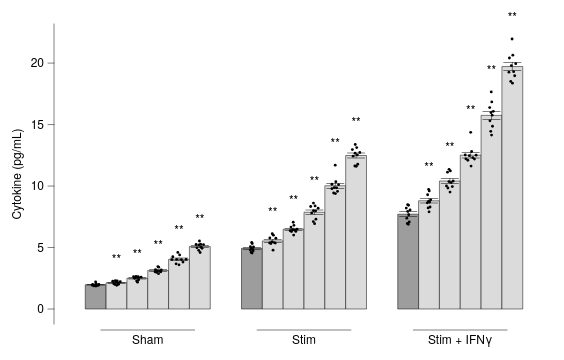

Specify this chart in Vega-Lite:
### Vega-Lite specification from a JSON file in a GitHub repository (floating-point values rounded to 4 significant figures; data arrays with more than 128 entries replaced by an {"elided": "..."} marker saying what was removed)
{"background": null, "config": {"arc": {"fill": "#DBDBDB", "fillOpacity": 1.0, "innerRadius": 37.5, "padAngle": 0.03, "stroke": "black", "strokeOpacity": 1, "strokeWidth": 0.25}, "area": {"fill": "#DBDBDB", "fillOpacity": 1.0, "stroke": "black", "strokeOpacity": 1, "strokeWidth": 0.25}, "axis": {"domain": true, "domainCap": "round", "domainColor": "black", "domainWidth": 0.25, "grid": false, "gridCap": "round", "gridColor": "#F1F1F1", "gridDash": [0, 0], "gridOpacity": 1.0, "gridWidth": 0.25, "labelColor": "black", "labelFont": "Helvetica Neue, HelveticaNeue, Helvetica, Arial, sans-serif", "labelFontSize": 6, "labelFontStyle": "normal", "labelFontWeight": 400, "offset": 0, "ticks": true, "tickCap": "round", "tickColor": "black", "tickRound": false, "tickSize": 3.0, "tickWidth": 0.25, "titleColor": "black", "titleFont": "Helvetica Neue, HelveticaNeue, Helvetica, Arial, sans-serif", "titleFontSize": 6, "titleFontStyle": "normal", "titleFontWeight": 400}, "axisX": {"domain": false, "labelAlign": "center", "labelAngle": 0, "labels": true, "ticks": false, "translate": 0}, "axisY": {"domain": true, "labelAlign": "right", "labelAngle": 0, "labels": true, "ticks": true, "translate": 0}, "axisRight": {"domain": true, "labelAlign": "left", "labelAngle": 0, "labels": true, "ticks": true, "translate": 0}, "axisTop": {"domain": false, "labelAlign": "center", "labelAngle": 0, "labels": true, "ticks": false, "translate": 0}, "axisBand": {"tickOffset": 0}, "bar": {"fill": "#DBDBDB", "fillOpacity": 1.0, "stroke": "black", "strokeOpacity": 1, "strokeWidth": 0.25}, "boxplot": {"size": 13.5, "ticks": {"cornerRadius": 0.25, "fill": "black", "opacity": 1, "size": 6.75, "thickness": 0.25}, "box": {"fillOpacity": 1.0, "stroke": "black", "strokeOpacity": 1, "strokeWidth": 0.25}, "median": {"cornerRadius": 0, "fill": "black", "fillOpacity": 1.0, "opacity": 1, "size": 13.5, "thickness": 0.25}, "rule": {"fill": "black", "fillOpacity": 1.0, "size": 15.0, "stroke": "black", "strokeDash": [0, 0], "strokeOpacity": 1, "strokeWidth": 0.25}, "outliers": {"color": "black", "fill": "black", "fillOpacity": 1.0, "size": 0, "stroke": "black", "strokeOpacity": 1, "strokeWidth": 0.25}}, "circle": {"fill": "black", "fillOpacity": 1.0, "size": 1.875, "stroke": null, "strokeOpacity": 1, "strokeWidth": 0.25}, "errorband": {"band": {"fillOpacity": 0.6, "stroke": null, "strokeWidth": 0.25, "strokeOpacity": 1}, "borders": {"opacity": 0, "strokeOpacity": 1, "strokeWidth": 0.25}}, "errorbar": {"opacity": 1, "rule": {"strokeDash": [0, 0], "strokeWidth": 0.25}, "ticks": {"color": "black", "cornerRadius": 0.125, "opacity": 1, "size": 9.0, "thickness": 0.25}, "thickness": 0.25}, "font": "Helvetica Neue, HelveticaNeue, Helvetica, Arial, sans-serif", "geoshape": {"fill": "#DBDBDB", "fillOpacity": 1.0, "stroke": "black", "strokeOpacity": 1, "strokeWidth": 0.25}, "header": {"labelColor": "black", "labelFont": "Helvetica Neue, HelveticaNeue, Helvetica, Arial, sans-serif", "labelFontSize": 6, "labelFontStyle": "normal", "labelFontWeight": 400, "titleColor": "black", "titleFont": "Helvetica Neue, HelveticaNeue, Helvetica, Arial, sans-serif", "titleFontSize": 6, "titleFontStyle": "normal", "titleFontWeight": 400, "titlePadding": 0}, "legend": {"disable": false, "offset": 4.5, "titlePadding": 4, "labelOffset": 2, "gradientLabelOffset": 2, "columnPadding": 4, "rowPadding": 2, "gradientThickness": 5, "gradientOpacity": 1.0, "gradientStrokeColor": "black", "gradientStrokeWidth": 0.25, "labelColor": "black", "labelFont": "Helvetica Neue, HelveticaNeue, Helvetica, Arial, sans-serif", "labelFontSize": 6, "labelFontStyle": "normal", "labelFontWeight": 400, "strokeColor": "black", "strokeWidth": 0, "symbolSize": 36, "symbolStrokeColor": "black", "symbolStrokeWidth": 0.25, "titleColor": "black", "titleFont": "Helvetica Neue, HelveticaNeue, Helvetica, Arial, sans-serif", "titleFontSize": 6, "titleFontStyle": "normal", "titleFontWeight": 400}, "line": {"color": "black", "stroke": "black", "strokeCap": "butt", "strokeDash": [0, 0], "strokeOpacity": 1, "strokeWidth": 0.5}, "point": {"filled": true, "fill": "#DBDBDB", "fillOpacity": 1.0, "size": 7.5, "stroke": "black", "strokeOpacity": 1, "strokeWidth": 0.25}, "range": {"category": ["#9D9D9D", "#28287D", "#004225", "#47266F", "#00605D", "#DBDBDB", "#7983C1", "#6E927B", "#937FB4", "#699A97"], "diverging": {"scheme": ["#4F4265", "#6A5C82", "#85789D", "#A196B7", "#BDB5CE", "#D8D6DD", "#F6F6F6", "#CED8D7", "#9DBFBD", "#75A3A0", "#518683", "#326967", "#164D4B"]}, "heatmap": {"scheme": ["#440154", "#472270", "#433E82", "#38598C", "#2C728E", "#238A8D", "#24A086", "#39B578", "#5DC862", "#96D646", "#CAE02D", "#FDE724"]}, "ordinal": {"scheme": ["#F1F1F1", "#DBDBDB", "#C6C6C6", "#B2B2B2", "#9D9D9D", "#898989", "#767676", "#636363", "#515151", "#404040", "#2F2F2F", "#1F1F1F"]}, "ramp": {"scheme": ["#440154", "#472270", "#433E82", "#38598C", "#2C728E", "#238A8D", "#24A086", "#39B578", "#5DC862", "#96D646", "#CAE02D", "#FDE724"]}}, "rule": {"color": "black", "stroke": "black", "strokeCap": "round", "strokeDash": [2, 2], "strokeOpacity": 1, "strokeWidth": 0.25}, "scale": {"barBandPaddingInner": 0.1, "rectBandPaddingInner": 0, "tickBandPaddingInner": 0.1, "bandPaddingOuter": 0.1, "bandWithNestedOffsetPaddingInner": 0.2, "bandWithNestedOffsetPaddingOuter": 0.2, "offsetBandPaddingInner": 0, "offsetBandPaddingOuter": 0, "continuousPadding": 7.5, "round": false}, "rect": {"fill": "#DBDBDB", "fillOpacity": 1.0, "stroke": "black", "strokeOpacity": 1, "strokeWidth": 0.25}, "square": {"fill": "#DBDBDB", "fillOpacity": 1.0, "size": 15.0, "stroke": "black", "strokeOpacity": 1, "strokeWidth": 0.25}, "text": {"color": "black", "font": "Helvetica Neue, HelveticaNeue, Helvetica, Arial, sans-serif", "fontSize": 6, "fontStyle": "normal", "fontWeight": 400}, "tick": {"color": "black", "cornerRadius": 0.125, "opacity": 1.0, "size": 13.5, "thickness": 0.25}, "title": {"anchor": "middle", "frame": "group", "color": "black", "font": "Helvetica Neue, HelveticaNeue, Helvetica, Arial, sans-serif", "fontSize": 6, "fontStyle": "normal", "fontWeight": 400, "subtitleColor": "black", "subtitleFont": "Helvetica Neue, HelveticaNeue, Helvetica, Arial, sans-serif", "subtitleFontSize": 6, "subtitleFontStyle": "normal", "subtitleFontWeight": 400}, "trail": {"color": "black", "opacity": 1, "size": 0.5}, "view": {"continuousWidth": 250, "continuousHeight": 150, "discreteWidth": 250, "discreteHeight": 150, "fill": null, "stroke": null, "strokeWidth": 0.25}}, "vconcat": [{"layer": [{"layer": [{"data": {"name": "data-9f034f5143c3ae99e96588757bb17d60"}, "mark": {"type": "bar"}, "encoding": {"fill": {"condition": {"test": "datum.cond === 'Veh'", "value": "#9D9D9D"}, "value": "#DBDBDB"}, "x": {"axis": {"labels": false, "title": null}, "field": "grp", "sort": ["Sham", "Stim", "Stim+IFN"], "title": null, "type": "nominal"}, "xOffset": {"field": "cond", "sort": ["Veh", "1", "3", "10", "30", "100"], "type": "nominal"}, "y": {"aggregate": "mean", "field": "y", "title": "Cytokine (pg/mL)", "type": "quantitative", "scale": {"nice": false}}}}, {"data": {"name": "data-9f034f5143c3ae99e96588757bb17d60"}, "mark": {"type": "errorbar", "extent": "stderr"}, "encoding": {"x": {"axis": {"labels": false, "title": null}, "field": "grp", "sort": ["Sham", "Stim", "Stim+IFN"], "title": null, "type": "nominal"}, "xOffset": {"field": "cond", "sort": ["Veh", "1", "3", "10", "30", "100"], "type": "nominal"}, "y": {"field": "y", "title": "", "type": "quantitative", "scale": {"nice": false}}}}, {"layer": [{"data": {"values": [{"grp": "Sham", "cond": "1", "__y": 2.31, "__label": "**", "__dysonsphere__": 1}]}, "mark": {"type": "text", "align": "center", "baseline": "bottom", "dy": -8.0, "fontSize": 6}, "encoding": {"text": {"field": "__label", "type": "nominal"}, "x": {"axis": {"labels": false, "title": null}, "field": "grp", "sort": ["Sham", "Stim", "Stim+IFN"], "type": "nominal"}, "xOffset": {"field": "cond", "sort": ["Veh", "1", "3", "10", "30", "100"], "type": "nominal"}, "y": {"field": "__y", "type": "quantitative", "scale": {"nice": false}}}}, {"data": {"values": [{"grp": "Sham", "cond": "3", "__y": 2.65, "__label": "**", "__dysonsphere__": 1}]}, "mark": {"type": "text", "align": "center", "baseline": "bottom", "dy": -8.0, "fontSize": 6}, "encoding": {"text": {"field": "__label", "type": "nominal"}, "x": {"axis": {"labels": false, "title": null}, "field": "grp", "sort": ["Sham", "Stim", "Stim+IFN"], "type": "nominal"}, "xOffset": {"field": "cond", "sort": ["Veh", "1", "3", "10", "30", "100"], "type": "nominal"}, "y": {"field": "__y", "type": "quantitative", "scale": {"nice": false}}}}, {"data": {"values": [{"grp": "Sham", "cond": "10", "__y": 3.447, "__label": "**", "__dysonsphere__": 1}]}, "mark": {"type": "text", "align": "center", "baseline": "bottom", "dy": -8.0, "fontSize": 6}, "encoding": {"text": {"field": "__label", "type": "nominal"}, "x": {"axis": {"labels": false, "title": null}, "field": "grp", "sort": ["Sham", "Stim", "Stim+IFN"], "type": "nominal"}, "xOffset": {"field": "cond", "sort": ["Veh", "1", "3", "10", "30", "100"], "type": "nominal"}, "y": {"field": "__y", "type": "quantitative", "scale": {"nice": false}}}}, {"data": {"values": [{"grp": "Sham", "cond": "30", "__y": 4.601, "__label": "**", "__dysonsphere__": 1}]}, "mark": {"type": "text", "align": "center", "baseline": "bottom", "dy": -8.0, "fontSize": 6}, "encoding": {"text": {"field": "__label", "type": "nominal"}, "x": {"axis": {"labels": false, "title": null}, "field": "grp", "sort": ["Sham", "Stim", "Stim+IFN"], "type": "nominal"}, "xOffset": {"field": "cond", "sort": ["Veh", "1", "3", "10", "30", "100"], "type": "nominal"}, "y": {"field": "__y", "type": "quantitative", "scale": {"nice": false}}}}, {"data": {"values": [{"grp": "Sham", "cond": "100", "__y": 5.53, "__label": "**", "__dysonsphere__": 1}]}, "mark": {"type": "text", "align": "center", "baseline": "bottom", "dy": -8.0, "fontSize": 6}, "encoding": {"text": {"field": "__label", "type": "nominal"}, "x": {"axis": {"labels": false, "title": null}, "field": "grp", "sort": ["Sham", "Stim", "Stim+IFN"], "type": "nominal"}, "xOffset": {"field": "cond", "sort": ["Veh", "1", "3", "10", "30", "100"], "type": "nominal"}, "y": {"field": "__y", "type": "quantitative", "scale": {"nice": false}}}}, {"data": {"values": [{"grp": "Stim", "cond": "1", "__y": 6.119, "__label": "**", "__dysonsphere__": 1}]}, "mark": {"type": "text", "align": "center", "baseline": "bottom", "dy": -8.0, "fontSize": 6}, "encoding": {"text": {"field": "__label", "type": "nominal"}, "x": {"axis": {"labels": false, "title": null}, "field": "grp", "sort": ["Sham", "Stim", "Stim+IFN"], "type": "nominal"}, "xOffset": {"field": "cond", "sort": ["Veh", "1", "3", "10", "30", "100"], "type": "nominal"}, "y": {"field": "__y", "type": "quantitative", "scale": {"nice": false}}}}, {"data": {"values": [{"grp": "Stim", "cond": "3", "__y": 7.053, "__label": "**", "__dysonsphere__": 1}]}, "mark": {"type": "text", "align": "center", "baseline": "bottom", "dy": -8.0, "fontSize": 6}, "encoding": {"text": {"field": "__label", "type": "nominal"}, "x": {"axis": {"labels": false, "title": null}, "field": "grp", "sort": ["Sham", "Stim", "Stim+IFN"], "type": "nominal"}, "xOffset": {"field": "cond", "sort": ["Veh", "1", "3", "10", "30", "100"], "type": "nominal"}, "y": {"field": "__y", "type": "quantitative", "scale": {"nice": false}}}}, {"data": {"values": [{"grp": "Stim", "cond": "10", "__y": 8.611, "__label": "**", "__dysonsphere__": 1}]}, "mark": {"type": "text", "align": "center", "baseline": "bottom", "dy": -8.0, "fontSize": 6}, "encoding": {"text": {"field": "__label", "type": "nominal"}, "x": {"axis": {"labels": false, "title": null}, "field": "grp", "sort": ["Sham", "Stim", "Stim+IFN"], "type": "nominal"}, "xOffset": {"field": "cond", "sort": ["Veh", "1", "3", "10", "30", "100"], "type": "nominal"}, "y": {"field": "__y", "type": "quantitative", "scale": {"nice": false}}}}, {"data": {"values": [{"grp": "Stim", "cond": "30", "__y": 11.7, "__label": "**", "__dysonsphere__": 1}]}, "mark": {"type": "text", "align": "center", "baseline": "bottom", "dy": -8.0, "fontSize": 6}, "encoding": {"text": {"field": "__label", "type": "nominal"}, "x": {"axis": {"labels": false, "title": null}, "field": "grp", "sort": ["Sham", "Stim", "Stim+IFN"], "type": "nominal"}, "xOffset": {"field": "cond", "sort": ["Veh", "1", "3", "10", "30", "100"], "type": "nominal"}, "y": {"field": "__y", "type": "quantitative", "scale": {"nice": false}}}}, {"data": {"values": [{"grp": "Stim", "cond": "100", "__y": 13.38, "__label": "**", "__dysonsphere__": 1}]}, "mark": {"type": "text", "align": "center", "baseline": "bottom", "dy": -8.0, "fontSize": 6}, "encoding": {"text": {"field": "__label", "type": "nominal"}, "x": {"axis": {"labels": false, "title": null}, "field": "grp", "sort": ["Sham", "Stim", "Stim+IFN"], "type": "nominal"}, "xOffset": {"field": "cond", "sort": ["Veh", "1", "3", "10", "30", "100"], "type": "nominal"}, "y": {"field": "__y", "type": "quantitative", "scale": {"nice": false}}}}, {"data": {"values": [{"grp": "Stim+IFN", "cond": "1", "__y": 9.734, "__label": "**", "__dysonsphere__": 1}]}, "mark": {"type": "text", "align": "center", "baseline": "bottom", "dy": -8.0, "fontSize": 6}, "encoding": {"text": {"field": "__label", "type": "nominal"}, "x": {"axis": {"labels": false, "title": null}, "field": "grp", "sort": ["Sham", "Stim", "Stim+IFN"], "type": "nominal"}, "xOffset": {"field": "cond", "sort": ["Veh", "1", "3", "10", "30", "100"], "type": "nominal"}, "y": {"field": "__y", "type": "quantitative", "scale": {"nice": false}}}}, {"data": {"values": [{"grp": "Stim+IFN", "cond": "3", "__y": 11.36, "__label": "**", "__dysonsphere__": 1}]}, "mark": {"type": "text", "align": "center", "baseline": "bottom", "dy": -8.0, "fontSize": 6}, "encoding": {"text": {"field": "__label", "type": "nominal"}, "x": {"axis": {"labels": false, "title": null}, "field": "grp", "sort": ["Sham", "Stim", "Stim+IFN"], "type": "nominal"}, "xOffset": {"field": "cond", "sort": ["Veh", "1", "3", "10", "30", "100"], "type": "nominal"}, "y": {"field": "__y", "type": "quantitative", "scale": {"nice": false}}}}, {"data": {"values": [{"grp": "Stim+IFN", "cond": "10", "__y": 14.37, "__label": "**", "__dysonsphere__": 1}]}, "mark": {"type": "text", "align": "center", "baseline": "bottom", "dy": -8.0, "fontSize": 6}, "encoding": {"text": {"field": "__label", "type": "nominal"}, "x": {"axis": {"labels": false, "title": null}, "field": "grp", "sort": ["Sham", "Stim", "Stim+IFN"], "type": "nominal"}, "xOffset": {"field": "cond", "sort": ["Veh", "1", "3", "10", "30", "100"], "type": "nominal"}, "y": {"field": "__y", "type": "quantitative", "scale": {"nice": false}}}}, {"data": {"values": [{"grp": "Stim+IFN", "cond": "30", "__y": 17.66, "__label": "**", "__dysonsphere__": 1}]}, "mark": {"type": "text", "align": "center", "baseline": "bottom", "dy": -8.0, "fontSize": 6}, "encoding": {"text": {"field": "__label", "type": "nominal"}, "x": {"axis": {"labels": false, "title": null}, "field": "grp", "sort": ["Sham", "Stim", "Stim+IFN"], "type": "nominal"}, "xOffset": {"field": "cond", "sort": ["Veh", "1", "3", "10", "30", "100"], "type": "nominal"}, "y": {"field": "__y", "type": "quantitative", "scale": {"nice": false}}}}, {"data": {"values": [{"grp": "Stim+IFN", "cond": "100", "__y": 21.96, "__label": "**", "__dysonsphere__": 1}]}, "mark": {"type": "text", "align": "center", "baseline": "bottom", "dy": -8.0, "fontSize": 6}, "encoding": {"text": {"field": "__label", "type": "nominal"}, "x": {"axis": {"labels": false, "title": null}, "field": "grp", "sort": ["Sham", "Stim", "Stim+IFN"], "type": "nominal"}, "xOffset": {"field": "cond", "sort": ["Veh", "1", "3", "10", "30", "100"], "type": "nominal"}, "y": {"field": "__y", "type": "quantitative", "scale": {"nice": false}}}}], "name": "__dysonsphere_ede9e77018a8e295_21"}]}, {"data": {"name": "data-9f034f5143c3ae99e96588757bb17d60"}, "mark": {"type": "circle", "size": 2}, "encoding": {"x": {"axis": {"labels": false, "title": null}, "field": "grp", "sort": ["Sham", "Stim", "Stim+IFN"], "title": null, "type": "nominal"}, "xOffset": {"field": "xoff", "scale": {"domain": [-0.5, 5.5]}, "type": "quantitative"}, "y": {"field": "y", "type": "quantitative", "scale": {"nice": false}}}}], "resolve": {"scale": {"xOffset": "independent"}}}, {"layer": [{"data": {"name": "data-4f53cda18c2baa0c0354bb5f9a3ecbe5"}, "mark": {"type": "text", "align": "right", "baseline": "middle", "fontSize": 6}, "encoding": {"text": {"field": "__label", "type": "nominal"}, "x": {"value": 0}, "y": {"axis": null, "field": "__y", "scale": {"domain": [0, 1.0], "nice": false, "padding": 0, "range": [0, 1.0], "zero": false}, "type": "quantitative"}}}, {"data": {"values": [{"__dysonsphere__": 1}]}, "mark": {"type": "rule", "color": "black", "strokeDash": [0, 0], "strokeWidth": 0.25}, "encoding": {"x": {"value": 23.44}, "x2": {"value": 70.31}, "y": {"value": 3.0}}}, {"data": {"name": "data-0b2d5ce7eeb564eae97c6f46a23b2e25"}, "mark": {"type": "text", "align": "center", "baseline": "top", "color": "black", "fontSize": 6}, "encoding": {"text": {"field": "__slabel", "type": "nominal"}, "x": {"value": 46.88}, "y": {"value": 5.0}}}, {"data": {"values": [{"__dysonsphere__": 1}]}, "mark": {"type": "rule", "color": "black", "strokeDash": [0, 0], "strokeWidth": 0.25}, "encoding": {"x": {"value": 101.6}, "x2": {"value": 148.4}, "y": {"value": 3.0}}}, {"data": {"name": "data-6d99149c663f66de5f9ec63c1aa3a2f3"}, "mark": {"type": "text", "align": "center", "baseline": "top", "color": "black", "fontSize": 6}, "encoding": {"text": {"field": "__slabel", "type": "nominal"}, "x": {"value": 125.0}, "y": {"value": 5.0}}}, {"data": {"values": [{"__dysonsphere__": 1}]}, "mark": {"type": "rule", "color": "black", "strokeDash": [0, 0], "strokeWidth": 0.25}, "encoding": {"x": {"value": 179.7}, "x2": {"value": 226.6}, "y": {"value": 3.0}}}, {"data": {"name": "data-bcac0d21884155bc25559a703bd6adbb"}, "mark": {"type": "text", "align": "center", "baseline": "top", "color": "black", "fontSize": 6}, "encoding": {"text": {"field": "__slabel", "type": "nominal"}, "x": {"value": 203.1}, "y": {"value": 5.0}}}], "height": 13.0, "view": {"fill": null, "stroke": null}, "width": 250}], "resolve": {"scale": {"x": "shared"}}, "spacing": 0, "$schema": "https://vega.github.io/schema/vega-lite/v6.4.1.json", "datasets": {"data-9f034f5143c3ae99e96588757bb17d60": {"elided": "180 records"}, "data-4f53cda18c2baa0c0354bb5f9a3ecbe5": [], "data-0b2d5ce7eeb564eae97c6f46a23b2e25": [{"__slabel": "Sham", "__dysonsphere__": 1}], "data-6d99149c663f66de5f9ec63c1aa3a2f3": [{"__slabel": "Stim", "__dysonsphere__": 1}], "data-bcac0d21884155bc25559a703bd6adbb": [{"__slabel": "Stim + IFNγ", "__dysonsphere__": 1}]}}
